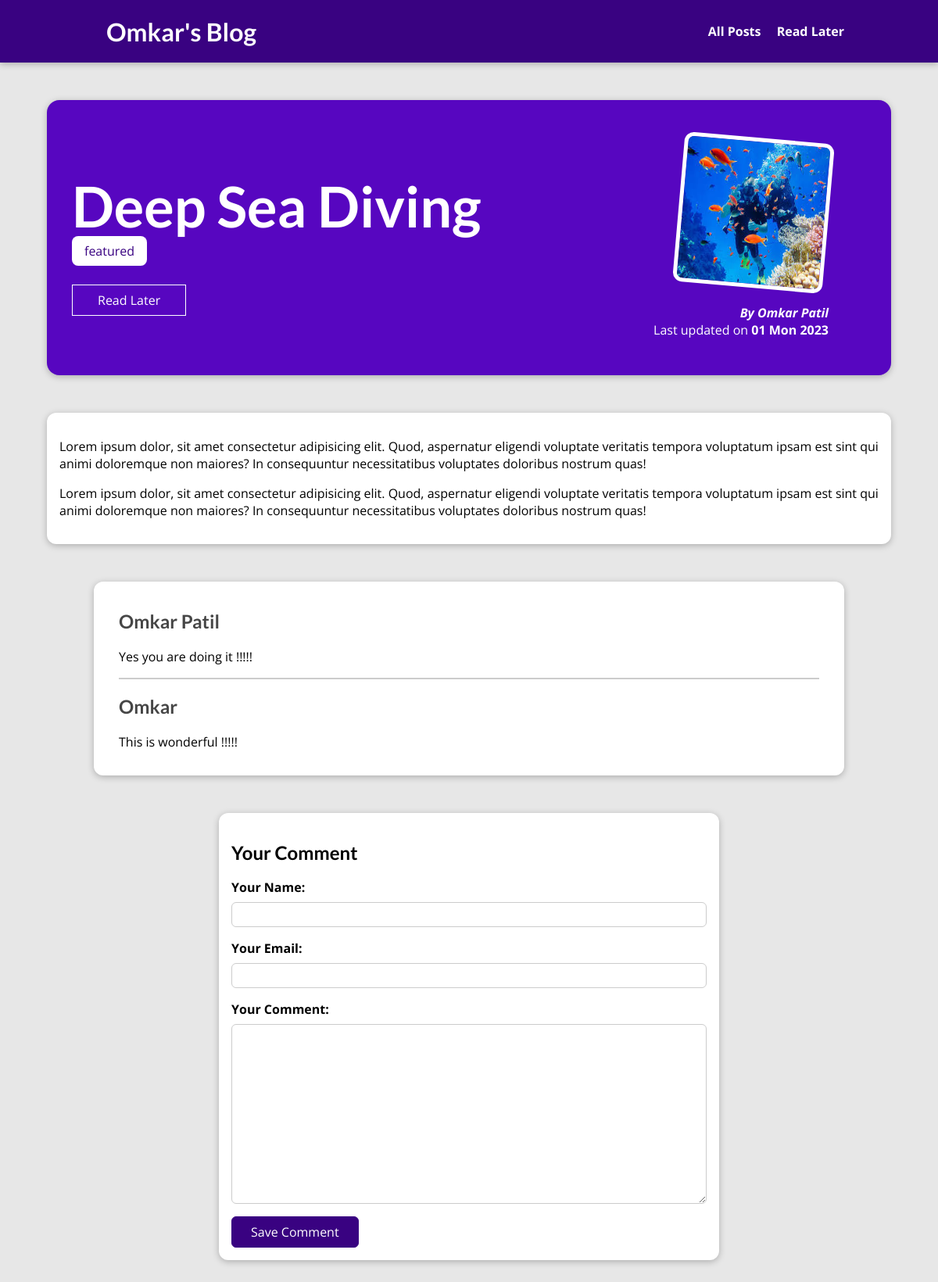
Page /posts/deep-sea-diving on the committed database.
### blog/models.py (models this page shows, shortened)
class Posts(models.Model):
    title = models.CharField(max_length=150)
    excerpt = models.CharField(max_length=200)
    image = models.ImageField(upload_to='posts', null=True)
    date = models.DateField(auto_now=True)
    slug = models.SlugField(unique=True, db_index=True)
    content = models.TextField(validators=[MinLengthValidator(10)])
    author = models.ForeignKey(
        Author, on_delete=models.SET_NULL, related_name='posts', null=True)
    tag = models.ManyToManyField(Tag)

class Tag(models.Model):
    caption = models.CharField(max_length=20)

class Author(models.Model):
    first_name = models.CharField(max_length=150)
    last_name = models.CharField(max_length=150)
    email_address = models.EmailField()
    def __str__(self):
        return f'{self.first_name} {self.last_name}'

class Comment(models.Model):
    user_name = models.CharField(max_length=120)
    user_email = models.EmailField()
    text = models.TextField(max_length=400)
    post = models.ForeignKey(
        Posts, on_delete=models.CASCADE, related_name='comments')

### blog/views.py (the view, shortened to what this page needs)
# urls.py: path('posts/<slug:slug>', views.SinglePostView.as_view(),
class SinglePostView(View):
    def is_stored_post(self, request, post_id):
        stored_posts = request.session.get('stored_posts')
        if stored_posts is not None:
            is_saved_for_later = post_id in stored_posts
        else:
            is_saved_for_later = False
        return is_saved_for_later
    def get(self, request, slug):
        post = Posts.objects.get(slug=slug)
        context = {
            'post': post,
            'post_tags': post.tag.all(),
            'comment_form': CommentForm(),
            'comments': post.comments.all().order_by('-id'),
            'saved_for_later': self.is_stored_post(request, post.id)
        }
        return render(request, 'blog/post-detail.html', context)

### blog/forms.py
class CommentForm(forms.ModelForm):
    class Meta:
        model = Comment
        exclude = ['post']
        labels = {
            'user_name': 'Your Name',
            'user_email': 'Your Email',
            'text': 'Your Comment',
        }
        error_messages = {
            'user_name': {
                'required': 'Your name must not be empty',
                'max_length': 'Please enter shorter length'
            }
        }

### blog/templates/blog/post-detail.html (shortened to what this page needs)
{% extends 'base.html' %}
{% load static %}
{% block css_files %}
 <link rel="stylesheet" href="{% static 'blog/post-detail.css' %}" />
{% endblock %}
{% block content %}
 <section id="summary">
  <h2>{{post.title}}</h2>
  <div>
    {% for tag in post_tags %}
      <span class="tag">{{ tag.caption }}</span>
    {% endfor %}
  </div>
<div id="read-later">
  <form action="{% url 'read-later'%}" method="POST">
    <button>
      {% if saved_for_later %}
        Remove from 'Read Later' list
      {% else %}
        Read Later
      {% endif %}
    </button>
  </form>
</div>
  <article>
    <img src="{{ post.image.url }}" alt="{{post.title}}" />
    <address>By <a href='mailto:{{ post.author.email_address }}'>{{post.author}}</a></address>
    <div>
      Last updated on <time>{{post.date| date:'d D Y'}}</time>
    </div>
  </article>
 </section>
 <main>
  <p>
    {{post.content|linebreaks}}
  </p>
 </main>
 <section id="comments">
  <ul>
    {% for comment in comments %}
      <li>
        <h2>{{ comment.user_name }}</h2>
        <p>{{ comment.text | linebreaks}}</p>
      </li>
    {% endfor %}
  </ul>
 </section>
 <section id="comment-form">
  <h2>Your Comment</h2>
  <form action="{% url 'post-detail-page' post.slug %}" method="POST" >
    {% for form_field in comment_form %}
      <div class="form-control {% if form_field.errors %}invalid{% endif %}">
        {{ form_field.label_tag }}
        {{ form_field}}
      </div>
    {% endfor %}
    <button>Save Comment</button>
  </form>
 </section>
{% endblock %}

### templates/base.html (shortened to what this page needs)
{% load static %}
<!DOCTYPE html>
<html lang="en">
<head>
  <link rel="stylesheet" href="{% static 'styles.css' %}" />
  {% block css_files %}{% endblock %}
</head>
<body>
  <header id="main-navigation">
    <h1><a href='{% url 'starting-page' %}'>Omkar's Blog</a></h1>
    <nav>
      <a href="{% url 'posts-page' %}">All Posts</a>
      <a href="{% url 'read-later' %}">Read Later</a>
    </nav>
  </header>
  {% block content %}
  {% endblock %}
</body>
</html>

### static/styles.css (style rules this page uses)
* { box-sizing: border-box; }
html { font-family: 'Open Sans', 'Lato', sans-serif; }
body { margin: 0; }
h1, h2, h3 { font-family: 'Lato', sans-serif; font-weight: bold; }
#main-navigation { width: 100%; height: 5rem; display: flex; justify-content: space-between; align-items: center; padding: 0 10%; position: absolute; top: 0; left: 0; }
#main-navigation a { text-decoration: none; color: white; font-weight: bold; margin-left: 1rem; }

### blog/static/blog/post-detail.css (style rules this page uses)
body { background-color: #e7e7e7; }
#main-navigation { background-color: #390281; box-shadow: 0 2px 8px rgba(0, 0, 0, 0.25); }
#summary { margin: 8rem auto 3rem auto; padding: 2rem; width: 90%; max-width: 90rem; border-radius: 16px; background-color: #5706c0; position: relative; box-shadow: 0 2px 8px rgba(0, 0, 0, 0.25); height: 22rem; }
#summary h2 { color: white; font-size: 4.5rem; margin-bottom: 0.25rem; }
#summary article { position: absolute; top: 2rem; right: 3rem; padding: 1rem 2rem; border-radius: 12px; text-align: right; color: white; }
#summary article img { width: 12rem; height: 12rem; border-radius: 12px; transform: rotateZ(5deg); border: 5px solid white; margin-bottom: 1rem; }
#summary address { font-weight: bold; }
#summary a { color: white; text-decoration: none; }
#summary time { font-weight: bold; }
#read-later { margin: 2rem 0; }
#read-later button { background-color: transparent; border: 1px solid white; padding: 0.5rem 2rem; font: inherit; color: white; cursor: pointer; }
main { width: 90%; max-width: 90rem; margin: 3rem auto; background-color: white; padding: 1rem; border-radius: 12px; box-shadow: 0 2px 8px rgba(0, 0, 0, 0.25); }
.tag { background-color: white; color: #390281; padding: 0.5rem 1rem; border-radius: 8px; }
#comment-form { margin: 3rem auto; width: 90%; max-width: 40rem; border-radius: 12px; background-color: white; box-shadow: 0 2px 8px rgba(0, 0, 0, 0.25); padding: 1rem; }
#comment-form button { font: inherit; background-color: #390281; color: white; border: 1px solid #390281; padding: 0.5rem 1.5rem; border-radius: 6px; cursor: pointer; }
.form-control { margin-bottom: 1rem; }
.form-control label { font-weight: bold; margin-bottom: 0.5rem; display: block; }
.form-control input, .form-control textarea { display: block; width: 100%; font: inherit; padding: 0.25rem; border-radius: 6px; border: 1px solid #ccc; }
#comments { margin: 3rem auto; width: 90%; max-width: 60rem; border-radius: 12px; background-color: white; box-shadow: 0 2px 8px rgba(0, 0, 0, 0.25); padding: 1rem 2rem; }
#comments ul { list-style: none; margin: 0; padding: 0; }
#comments li { margin-bottom: 1rem; border-bottom: 2px solid #ccc; }
#comments li:last-of-type { border-bottom: none; }
#comments h2 { color: #464646; }

### rows in the picture
Posts: title "Deep Sea Diving", image (picture), author "Omkar Patil", date "01 Mon 2023", content "Lorem ipsum dolor, sit amet consectetur adipisicing elit. Quod, aspernatur eligendi voluptate veritatis tempora voluptatum ipsam est sint qui animi doloremque non maiores? In consequuntur necessitatibus voluptates doloribus nostrum quas! Lorem ipsum dolor, sit amet consectetur adipisicing elit. Quod, aspernatur eligendi voluptate veritatis tempora voluptatum ipsam est sint qui animi doloremque non maiores? In consequuntur necessitatibus voluptates doloribus nostrum quas!"
Tag: caption "featured"
Comment: user_name "Omkar Patil", text "Yes you are doing it !!!!!"
Comment: user_name "Omkar", text "This is wonderful !!!!!"
